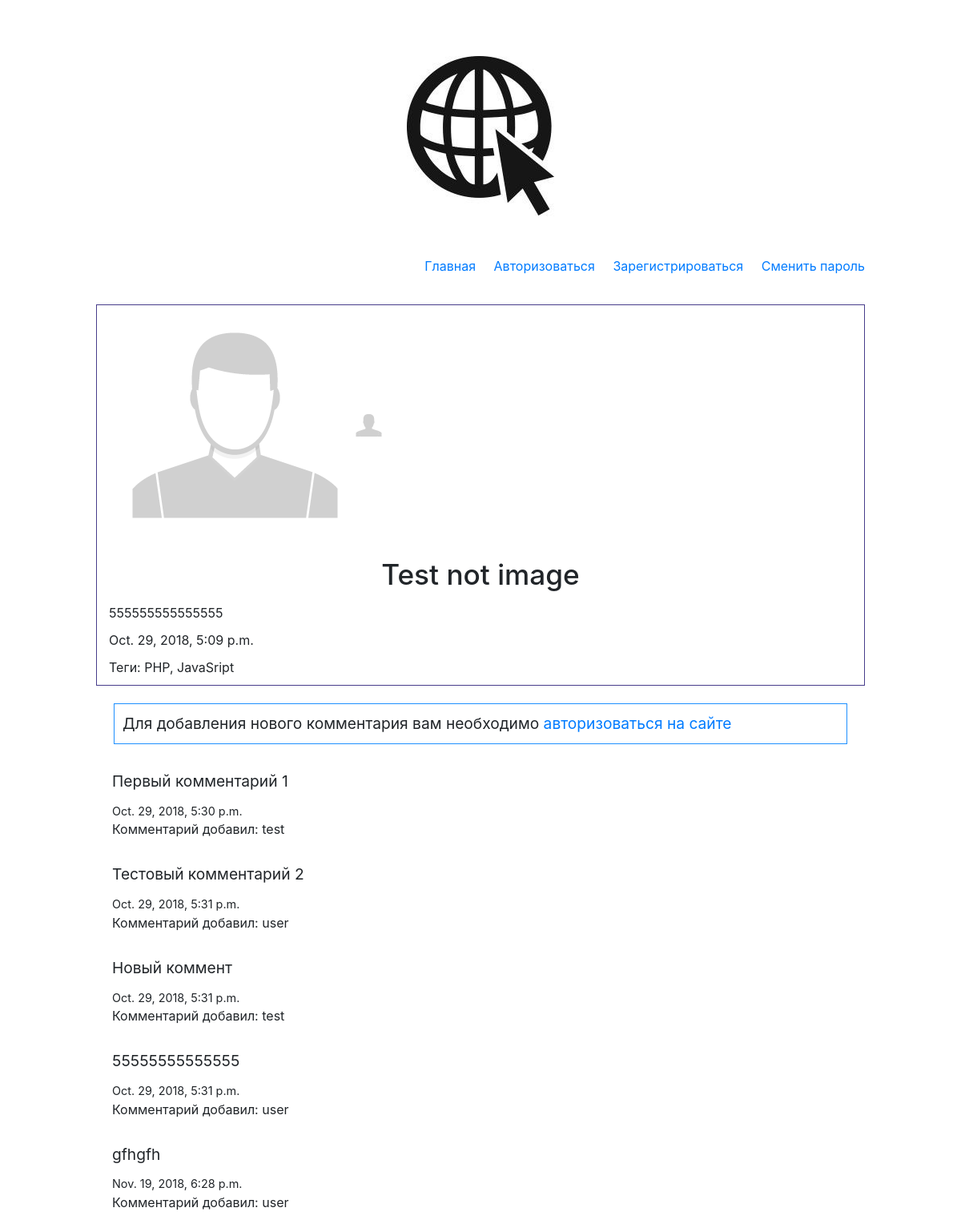
/posts/nimage/, run on the app's committed database.
### posts/models.py (models this page shows, shortened)
class Article(models.Model):
    title = models.CharField(max_length=100)
    slug = models.SlugField()
    body = models.TextField()
    date = models.DateTimeField(auto_now_add=True)
    img = models.ImageField(default='default.png', blank=True)
    author = models.ForeignKey(User, default='1', on_delete=models.DO_NOTHING)
    tags = models.ManyToManyField(Tag, blank=True)
    def img_url(self):
        if self.img and hasattr(self.img, 'url'):
            return self.img.url

class Tag(models.Model):
    title = models.CharField(max_length=30, unique=True)
    slug = models.SlugField(max_length=30, unique=True)
    def __str__(self):
        return self.title

class Comment(models.Model):
    body = models.TextField()
    date = models.DateTimeField(auto_now_add=True)
    author = models.ForeignKey(User, default=None, on_delete=models.DO_NOTHING)
    article = models.ForeignKey(Article, default=None, on_delete=models.CASCADE)

### posts/views.py (the view, shortened to what this page needs)
# urls.py: re_path(r'^(?P<slug>[\w-]+)/$', views.post_detail, name="detail")
def post_detail(request, slug):
    article = Article.objects.get(slug=slug)
    comments = Comment.objects.filter(article=article)
    form = forms.CreateComment()
    return render(request, 'post_detail.html', {'article': article, 'comments': comments, 'form': form})

### posts/templates/post_detail.html (shortened to what this page needs)
{% extends 'main_layout.html' %}
{% block content %}
<div class="article-detail">
    <div class="article">
        <img src="{{article.img_url|default:'/media/default.png'}}" alt="Изображение" />
        <h1>{{article.title}}</h1>
        <p>{{article.body}}</p>
        <p>{{article.date}}</p>
        {% if article.tags.count > 0 %}
        <p>Теги: {{article.tags.all|join:", "}}</p>
        {% else %}
        <p>Теги отсутствуют</p>
        {% endif %}
    </div>
</div>
<div class="comments">
    {% if user.is_authenticated %}
    <div class="comments-form">
        <form class="site-form" action="{% url 'posts:detail' slug=article.slug %}" method="post">
            {% csrf_token %}
            {{form}}
            <input type="submit" value="Добавить комментарий">
        </form>
    </div>
    {% else %}
    <div class="no-auth">Для добавления нового комментария вам необходимо <a href="{% url 'accounts:login' %}">авторизоваться на сайте</a></div>
    {% endif %}
    {% for comment in comments %}
    <div class="comment">
        <div class="comment-body">{{comment.body}}</div>
        <div class="comment-date">{{comment.date}}</div>
        <div class="comment-author">Комментарий добавил: {{comment.author.username}}</div>
    </div>
    {% endfor %}
</div>
{% endblock %}

### templates/main_layout.html (shortened to what this page needs)
{% load static from staticfiles %}
{% load bootstrap4 %}
<!DOCTYPE html>
<html lang="en">
<head>
    <link rel="stylesheet" href="{% static 'styles.css' %}">
    {% bootstrap_css %}
</head>
<body>
<header class="wrapper">
    <h1><a href="/"><img src="{% static 'logo.jpg' %}" alt="logo"></a></h1>
    <nav>
        <ul>
            <li><a href="{% url 'home' %}">Главная</a></li>
            {% if user.is_authenticated %}
            <li>
                <form action="{% url 'accounts:logout' %}" class="logout-link logout" method="post">
                    {% csrf_token %}
                    <button type="submit">Выход</button>
                </form>
            </li>
            {% else %}
            <li><a href="{% url 'accounts:login' %}">Авторизоваться</a></li>
            <li><a href="{% url 'accounts:signup' %}">Зарегистрироваться</a></li>
            <li><a href="{% url 'accounts:password_reset' %}">Сменить пароль</a></li>
            {% endif %}
        </ul>
    </nav>
</header>
<div class="wrapper">
    {% block content %}
    {% endblock %}
</div>
</body>
</html>

### myassets/styles.css (style rules this page uses)
html, body { font-family: "Times New Roman", Serif; }
body { background: lightblue; }
h1, h2, h3 { font-weight: bold; }
.wrapper { max-width: 960px; margin: 0 auto; }
.wrapper > h1 { margin: 50px auto; font-size: 2.5em; text-align: center; }
nav { justify-self: end; }
header { display: grid; grid-template-columns: 1fr 1fr; padding: 20px 0; }
nav li { display: inline-block; margin-left: 18px; list-style-type: none; }
.article { border: 1px solid darkslateblue; padding: 10px; position: relative; padding-bottom: 45px; }
.article-detail .article { padding: 0; }
.article-detail .article h1 { font-size: 2.2em; margin: 15px auto; text-align: center; }
.article-detail .article img { max-width: 100%; }
.article-detail .article p { margin: 10px 15px; }
.comments { margin-top: 12px; }
.comment { padding: 10px; margin: 10px; }
.comment-body { font-size: 1.2em; margin-bottom: 12px; }
.comment-author { font-size: 1em; }
.comment-date { font-size: 0.9em; }
.no-auth { margin: 22px; padding: 10px; border: 1px solid dodgerblue; font-size: 1.2em; }

### data on the page
Article: img_url (placeholder picture), title "Test not image", body "555555555555555", date "Oct. 29, 2018, 5:09 p.m.", tags.all "PHP, JavaSript"
Comment: body "Первый комментарий 1", date "Oct. 29, 2018, 5:30 p.m.", author.username "test"
Comment: body "Тестовый комментарий 2", date "Oct. 29, 2018, 5:31 p.m.", author.username "user"
Comment: body "Новый коммент", date "Oct. 29, 2018, 5:31 p.m.", author.username "test"
Comment: body "55555555555555", date "Oct. 29, 2018, 5:31 p.m.", author.username "user"
Comment: body "gfhgfh", date "Nov. 19, 2018, 6:28 p.m.", author.username "user"
